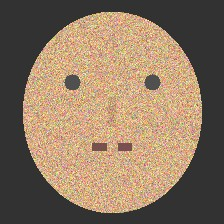
#> input picture skin_analyzer/data/test/combination/combination_test_0000.jpg, 224 x 224 px
$ python -i working_demo.py   (imports and definitions only)
#> lines starting #> are read from the running program, lines starting #| are printed output that depends on the picture
"""
Working Skin Analyzer Demo
Complete demonstration using the generated sample images
"""

import os
import sys
import numpy as np
import cv2
from PIL import Image
import json

class SimpleSkinAnalyzer:
    """
    Simplified skin analyzer for demonstration
    """

    def __init__(self):
        self.skin_types = ['normal', 'dry', 'oily', 'combination', 'sensitive']
        self.skin_characteristics = {
            'normal': {
                'description': 'Balanced oil production, good hydration',
                'characteristics': ['Even texture', 'Minimal pores', 'Good elasticity'],
                'care_tips': ['Use gentle cleanser', 'Moisturize daily', 'Apply sunscreen'],
                'color_range': [(200, 160, 120), (240, 200, 160)]
            },
            'dry': {
                'description': 'Low moisture, possible flaking',
                'characteristics': ['Tight feeling', 'Fine lines', 'Rough texture'],
                'care_tips': ['Use hydrating cleanser', 'Rich moisturizer', 'Avoid harsh products'],
                'color_range': [(180, 140, 100), (220, 180, 140)]
            },
            'oily': {
                'description': 'Excess sebum production, shine',
                'characteristics': ['Enlarged pores', 'Shine', 'Acne-prone'],
                'care_tips': ['Oil-free cleanser', 'Lightweight moisturizer', 'Salicylic acid'],
                'color_range': [(210, 170, 130), (250, 210, 170)]
            },
            'combination': {
                'description': 'Mixed characteristics (oily T-zone, dry cheeks)',
                'characteristics': ['Oily forehead/nose', 'Dry cheeks', 'Variable texture'],
                'care_tips': ['Dual-approach care', 'Different products for different areas'],
                'color_range': [(195, 155, 115), (235, 195, 155)]
            },
            'sensitive': {
                'description': 'Reactive, prone to irritation',
                'characteristics': ['Redness', 'Irritation-prone', 'Thin skin'],
                'care_tips': ['Gentle products', 'Fragrance-free', 'Patch testing'],
                'color_range': [(215, 175, 135), (255, 215, 175)]
            }
        }

    def detect_face_region(self, image):
        """Simple face detection"""
        try:
            face_cascade = cv2.CascadeClassifier(cv2.data.haarcascades + 'haarcascade_frontalface_default.xml')
            gray = cv2.cvtColor(image, cv2.COLOR_RGB2GRAY)
            faces = face_cascade.detectMultiScale(gray, scaleFactor=1.1, minNeighbors=5, minSize=(30, 30))

            if len(faces) > 0:
                # Return the largest face
                largest_face = max(faces, key=lambda x: x[2] * x[3])
                return True, largest_face
            return False, None
        except:
            return False, None

    def extract_skin_features(self, image):
        """Extract simple skin features from image"""
        # Convert to different color spaces for analysis
        hsv = cv2.cvtColor(image, cv2.COLOR_RGB2HSV)
        lab = cv2.cvtColor(image, cv2.COLOR_RGB2LAB)

        # Calculate statistics
        features = {
            'mean_rgb': np.mean(image, axis=(0, 1)),
            'std_rgb': np.std(image, axis=(0, 1)),
            'mean_hsv': np.mean(hsv, axis=(0, 1)),
            'mean_lab': np.mean(lab, axis=(0, 1)),
            'brightness': np.mean(cv2.cvtColor(image, cv2.COLOR_RGB2GRAY)),
            'texture_variance': np.var(cv2.cvtColor(image, cv2.COLOR_RGB2GRAY))
        }

        return features

    def analyze_skin_type(self, image_path):
        """Analyze skin type from image"""
        try:
            # Load image
            if isinstance(image_path, str):
                image = cv2.imread(image_path)
#> image is the input picture: shape (224, 224, 3); mean B, G, R 96.8, 118.8, 139.9
                if image is None:
                    return None
                image = cv2.cvtColor(image, cv2.COLOR_BGR2RGB)
            else:
                image = image_path

            # Detect face
            face_detected, face_coords = self.detect_face_region(image)
#> in detect_face_region, `gray = cv2.cvtColor(image, cv2.COLOR_RGB2GRAY)`:
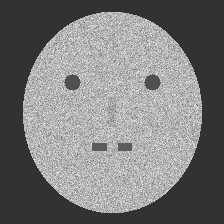
#> gray: shape (224, 224); min 38, max 245, mean 122.6
#> in detect_face_region, `faces = face_cascade.detectMultiScale(gray, scaleFactor=1.1, minNeighb..`: faces = [[20, 13, 185, 185]]
#> in detect_face_region, `largest_face = max(faces, key=lambda x: x[2] * x[3])`: largest_face = [20, 13, 185, 185]
#> face_detected = True; face_coords = [20, 13, 185, 185]

            if face_detected:
                x, y, w, h = face_coords
#> x = 20; y = 13; w = 185; h = 185
                face_image = image[y:y+h, x:x+w]
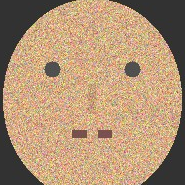
#> face_image: shape (185, 185, 3); mean R, G, B 177.1, 147.2, 116.2
            else:
                # Use center crop
                h, w = image.shape[:2]
                size = min(h, w)
                start_h = (h - size) // 2
                start_w = (w - size) // 2
                face_image = image[start_h:start_h + size, start_w:start_w + size]

            # Resize to standard size
            face_image = cv2.resize(face_image, (224, 224))
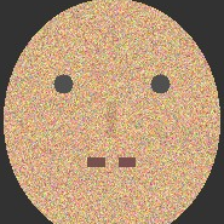
#> face_image: shape (224, 224, 3); mean R, G, B 177, 147.1, 116

            # Extract features
            features = self.extract_skin_features(face_image)
#> in extract_skin_features, `hsv = cv2.cvtColor(image, cv2.COLOR_RGB2HSV)`: hsv: shape (224, 224, 3); mean H, S, V 21.4, 77.4, 177.2
#> in extract_skin_features, `lab = cv2.cvtColor(image, cv2.COLOR_RGB2LAB)`: lab: shape (224, 224, 3); mean of channels 0, 1, 2 158.7, 134.7, 148.1
#> in extract_skin_features, `features = { 'mean_rgb': np.mean(image, axis=(0, 1)), 'std_rgb': np.st..`: features = {'mean_rgb': [177, 147.1, 116], 'std_rgb': [66.09, 51.9, 37.22], 'mean_hsv': [21.43, 77.44, 177.2], 'mean_lab': [158.7, 134.7, 148.1], 'brightness': 152.5, 'texture_variance': 2920.5}

            # Simple rule-based classification
            probabilities = self.classify_skin_features(features)

            # Get prediction
            predicted_class = max(probabilities.keys(), key=lambda k: probabilities[k])
            confidence = probabilities[predicted_class]

            result = {
                'skin_type': predicted_class,
                'confidence': confidence,
                'probabilities': probabilities,
                'face_detected': face_detected,
                'features': features,
                'detailed_analysis': self.skin_characteristics[predicted_class]
            }

            return result

        except Exception as e:
            return {'error': f'Analysis failed: {str(e)}'}

    def classify_skin_features(self, features):
        """Simple rule-based classification"""
        probabilities = {}

        brightness = features['brightness']
#> brightness = 152.5
        texture_var = features['texture_variance']
#> texture_var = 2920.5
        mean_rgb = features['mean_rgb']
#> mean_rgb = [177, 147.1, 116]

        # Simple heuristic classification
        for skin_type in self.skin_types:
            score = 0.2  # Base probability

            # Analyze based on brightness
            if skin_type == 'oily' and brightness > 150:
                score += 0.3  # Oily skin tends to be brighter
            elif skin_type == 'dry' and brightness < 130:
                score += 0.3  # Dry skin tends to be darker
            elif skin_type == 'normal' and 130 <= brightness <= 150:
                score += 0.3  # Normal skin in middle range

            # Analyze based on texture variance
            if skin_type == 'dry' and texture_var > 200:
                score += 0.2  # Dry skin has more texture variation
            elif skin_type == 'oily' and texture_var < 150:
                score += 0.2  # Oily skin smoother

            # Analyze based on color
            if skin_type == 'sensitive' and mean_rgb[0] > mean_rgb[1]:
                score += 0.2  # More red in sensitive skin

            # Add some randomness for demonstration
            score += np.random.uniform(0, 0.1)

            probabilities[skin_type] = score
#> after the loop, probabilities = {'normal': 0.255, 'dry': 0.472, 'oily': 0.56, 'combination': 0.254, 'sensitive': 0.442}

        # Normalize probabilities
        total = sum(probabilities.values())
#> total = 1.98
        probabilities = {k: v/total for k, v in probabilities.items()}
#> probabilities = {'normal': 0.128, 'dry': 0.238, 'oily': 0.282, 'combination': 0.128, 'sensitive': 0.223}

        return probabilities

# [155 lines left out: functions test_sample_images, generate_analysis_report, demonstrate_skin_care_recommendations, main, not called in this run]

# [2 lines not run here, left out]

>>> result = SimpleSkinAnalyzer().analyze_skin_type('data/test/combination/combination_test_0000.jpg')
#> in analyze_skin_type, `predicted_class = max(probabilities.keys(), key=lambda k: probabilitie..`: predicted_class = 'oily'
#> in analyze_skin_type, `confidence = probabilities[predicted_class]`: confidence = 0.282
#> result = 6 items

$ run again, on skin_analyzer/data/test/combination/combination_test_0004.jpg
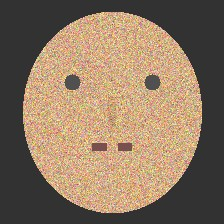
#> input picture skin_analyzer/data/test/combination/combination_test_0004.jpg, 224 x 224 px
#> in analyze_skin_type, image is the input picture: shape (224, 224, 3); mean B, G, R 96.8, 118.8, 140
#> in detect_face_region, `gray = cv2.cvtColor(image, cv2.COLOR_RGB2GRAY)`:
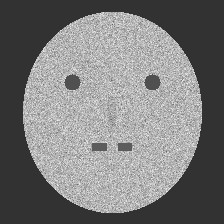
#> gray: shape (224, 224); min 33, max 250, mean 122.6
#> faces = [[23, 15, 184, 184]]
#> largest_face = [23, 15, 184, 184]
#> face_detected = True; face_coords = [23, 15, 184, 184]
#> x = 23; y = 15; w = 184
#> in analyze_skin_type, `face_image = cv2.resize(face_image, (224, 224))`:
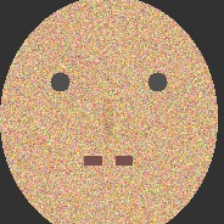
#> face_image: shape (224, 224, 3); mean R, G, B 178.5, 148.2, 116.7
#> hsv: shape (224, 224, 3); mean H, S, V 21.2, 78.2, 178.7
#> lab: shape (224, 224, 3); mean of channels 0, 1, 2 159.9, 134.8, 148.4
#> in extract_skin_features, `features = { 'mean_rgb': np.mean(image, axis=(0, 1)), 'std_rgb': np.st..`: features = {'mean_rgb': [178.5, 148.2, 116.7], 'std_rgb': [65.12, 51.25, 36.59], 'mean_hsv': [21.18, 78.15, 178.7], 'mean_lab': [159.9, 134.8, 148.4], 'brightness': 153.7, 'texture_variance': 2838}
#> brightness = 153.7
#> texture_var = 2838
#> mean_rgb = [178.5, 148.2, 116.7]
#> after the loop in classify_skin_features, `for skin_type in self.skin_types:`: probabilities = {'normal': 0.255, 'dry': 0.472, 'oily': 0.56, 'combination': 0.254, 'sensitive': 0.442}
#> total = 1.98
#> in classify_skin_features, `probabilities = {k: v/total for k, v in probabilities.items()}`: probabilities = {'normal': 0.128, 'dry': 0.238, 'oily': 0.282, 'combination': 0.128, 'sensitive': 0.223}
#> predicted_class = 'oily'
#> confidence = 0.282
#> result = 6 items
